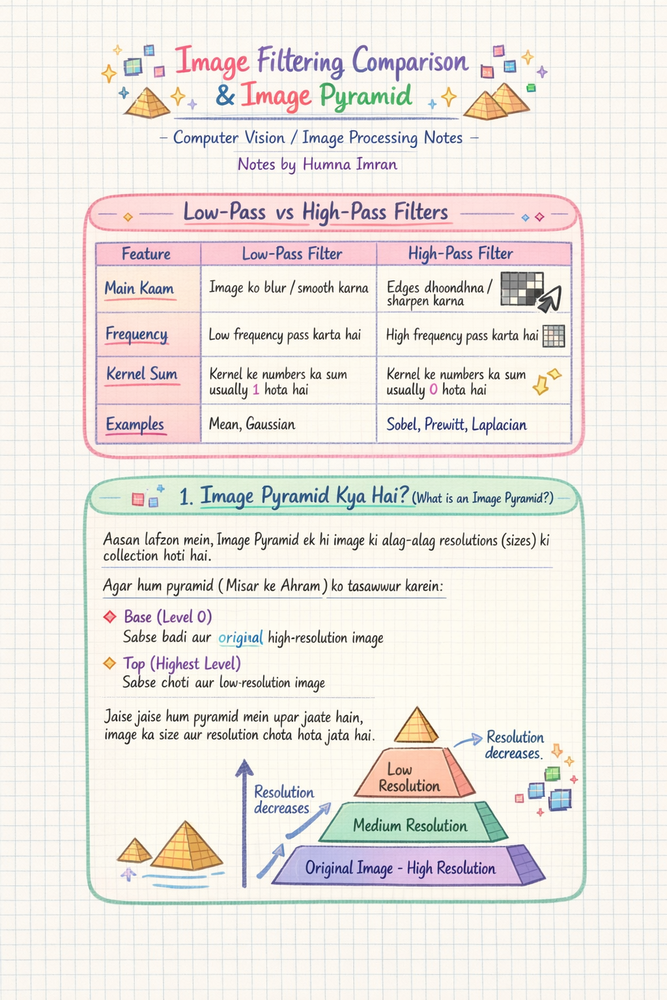
#> input picture Computer Vision/Mids/Notes/20260313_1938_Image Generation_simple_compose_01kkkt3jp5e4ztwzrktdz341en.png, 667 x 1000 px, shrunk from 1024 x 1536 before the run, found by its file name
$ jupyter execute 'watershed segmentation.ipynb'
#> lines starting #> are read from the running program, lines starting #| are printed output that depends on the picture; after the words box and inside, x2 and y2 are one past the last pixel; in counts of white or black regions, pixels touching at a corner belong together
*  cv2 → OpenCV library (used for image processing)
*   numpy → used for arrays (images are stored as arrays)
*   matplotlib.pyplot → used to display images (like graphs)

[cell 1]
import cv2
import numpy as np
from matplotlib import pyplot as plt

*   This module allows us to upload files from our computer
*  Colab stores file in a variable called uploaded

[cell 2]
from google.colab import files
uploaded = files.upload()
#> the answer given: 20260313_1938_Image Generation_simple_compose_01kkkt3jp5e4ztwzrktdz341en.png

*   uploaded.keys()
uploaded is a dictionary (after file upload)
*   .keys() returns file names
*   list(uploaded.keys())
Converts keys into a list
*   [0] Gets the first file name
*   cv2.imread(...)
Reads the image from file name
*   List item

[cell 3]
img = cv2.imread(list(uploaded.keys())[0])
#> img is the input picture: shape (1000, 667, 3); mean B, G, R 226.9, 231.9, 237

*   cv2.cvtColor()
Function used to change color format
*   img
Input image (currently in BGR)
*   cv2.COLOR_BGR2RGB
Converts:
Blue → Red
Green → Green
Red → Blue

[cell 4]
img = cv2.cvtColor(img, cv2.COLOR_BGR2RGB)

*   Converts 3-channel image → 1-channel
*   grayscale image (values 0–255)

[cell 5]
gray = cv2.cvtColor(img, cv2.COLOR_RGB2GRAY)

*   0 → ignored because of OTSU
*   255 → max value
*   THRESH_BINARY_INV → invert colors
*   OTSU → automatically finds best threshold
*   Needed to separate object vs background
cv2.threshold(gray, thresh_value, max_val, type)

[cell 6]
ret, thresh = cv2.threshold(gray, 0, 255, cv2.THRESH_BINARY + cv2.THRESH_OTSU)
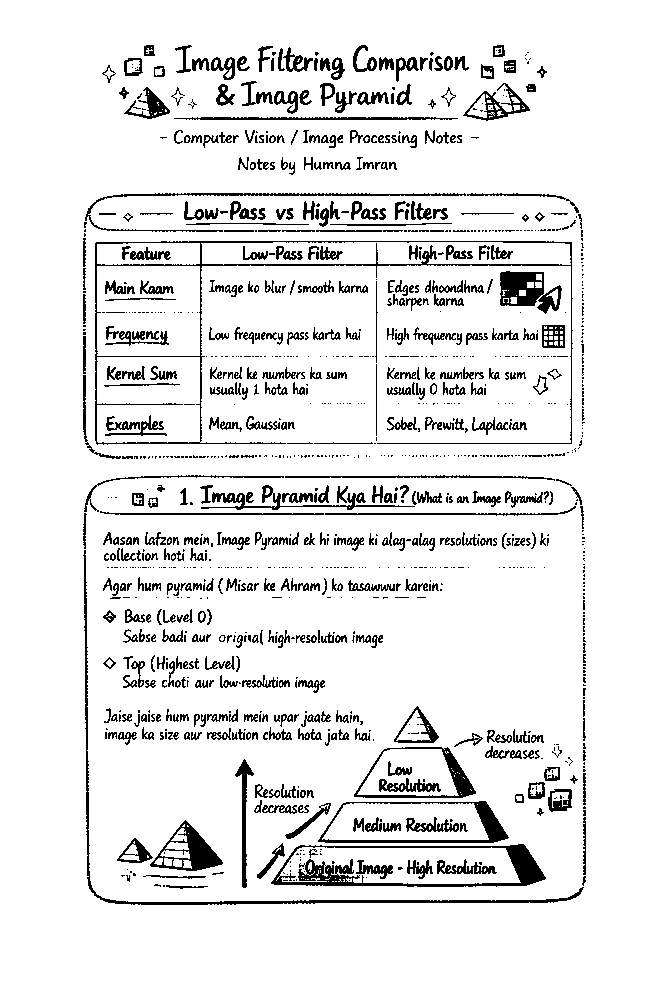
#> thresh: shape (1000, 667); 90.9% white; black in thin lines or dots, all inside (x1, y1, x2, y2) = (83, 45, 586, 905)
#> ret = 189

*   Removes small white noise
*   np.ones((3,3) creates a 3×3 matrix of ones
*   np.uint8 → data type (unsigned 8-bit integer)

[cell 7]
kernel = np.ones((3,3), np.uint8)
opening = cv2.morphologyEx(thresh, cv2.MORPH_OPEN, kernel, iterations=2)
#> opening: shape (1000, 667); 87% white; 221 black regions (58 under 20 px), largest, box (x1, y1, x2, y2) and area: (257, 706, 546, 887) 9675, (83, 475, 586, 905) 9622, (83, 193, 585, 459) 7373

*   Find sure bg

[cell 8]
sure_bg = cv2.dilate(opening, kernel, iterations=3)
#> sure_bg: shape (1000, 667); 97.6% white; 224 black regions (88 under 20 px), largest, box (x1, y1, x2, y2) and area: (366, 782, 460, 801) 923, (277, 864, 360, 883) 911, (321, 804, 503, 845) 637

Calculates distance from nearest zero pixel

[cell 9]
dist_transform = cv2.distanceTransform(opening, cv2.DIST_L2, 5)

Keeps only strong center pixels
FInd sure fg

[cell 10]
ret, sure_fg = cv2.threshold(dist_transform, 0.4 * dist_transform.max(), 255, 0)
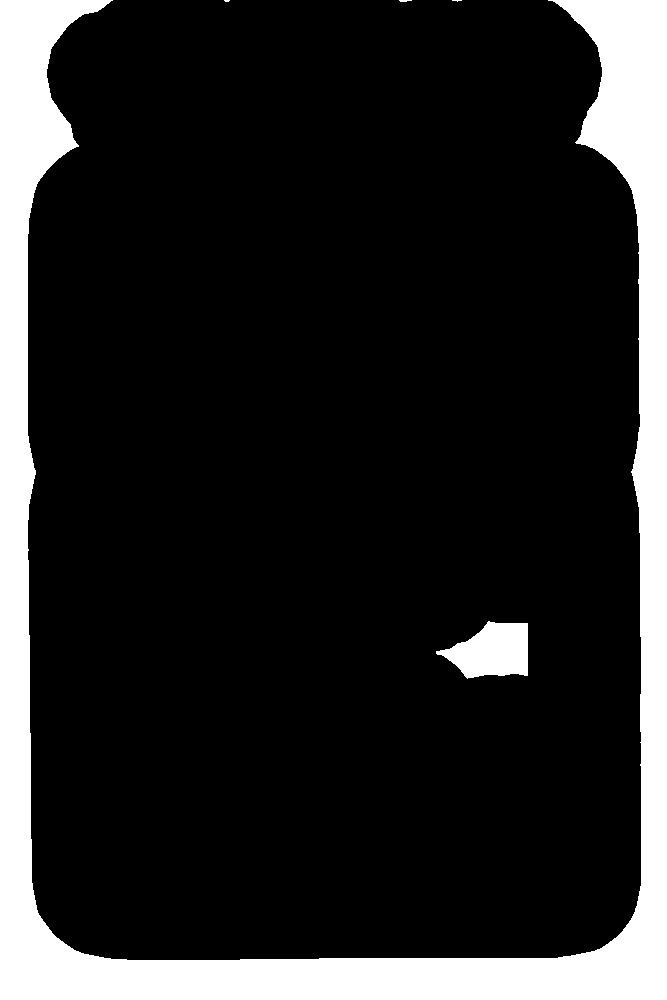
#> sure_fg: shape (1000, 667) float32; 15.5% white; 5 white regions (2 under 20 px), largest, box (x1, y1, x2, y2) and area: (0, 0, 667, 1000) 100138, (436, 621, 528, 679) 3532, (399, 0, 412, 2) 20
#> ret = 55.83

*   Converts foreground to integer
*   Subtracts foreground from background

[cell 11]
sure_fg = np.uint8(sure_fg)
unknown = cv2.subtract(sure_bg, sure_fg)
#> unknown: shape (1000, 667); 82.1% white; 229 black regions (90 under 20 px), largest, box (x1, y1, x2, y2) and area: (0, 0, 667, 1000) 100138, (436, 621, 528, 679) 3532, (366, 782, 460, 801) 923

Labels each object with unique number
*   Background shifted to 1
*   Unknown set to 0

[cell 12]
ret, markers = cv2.connectedComponents(sure_fg)
#> markers: shape (1000, 667) int32; 6 distinct labels, from 0 to 5
#> ret = 6
markers = markers + 1
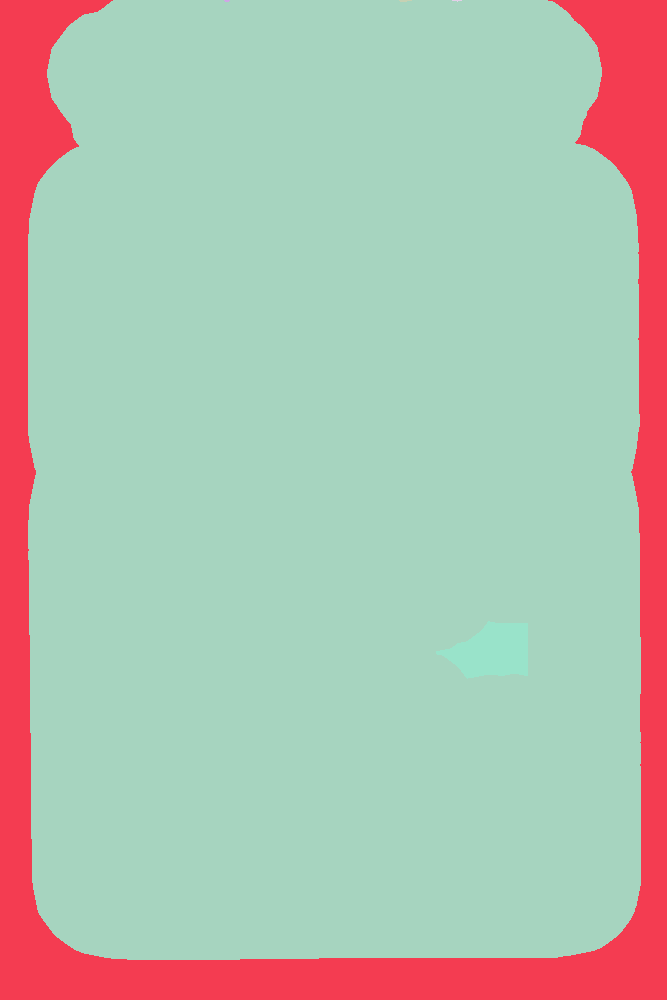
#> markers: shape (1000, 667) int32; 6 distinct labels, from 1 to 6; one colour per label, 0 black
markers[unknown == 255] = 0
#> markers: shape (1000, 667) int32; 7 distinct labels, from 0 to 6

*   Applies watershed segmentation

[cell 13]
markers = cv2.watershed(img, markers)
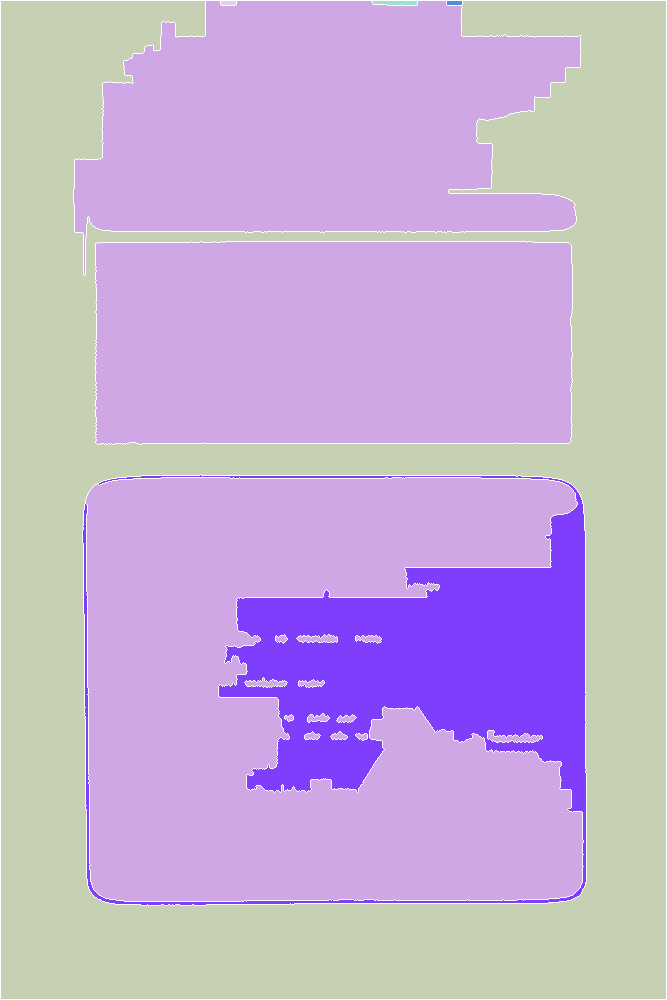
#> markers: shape (1000, 667) int32; 7 distinct labels, from -1 to 6; one colour per label, 0 black, -1 white

*   Pixels with -1 = boundary
*   Color them red

[cell 14]
img[markers == -1] = [0, 255, 0]
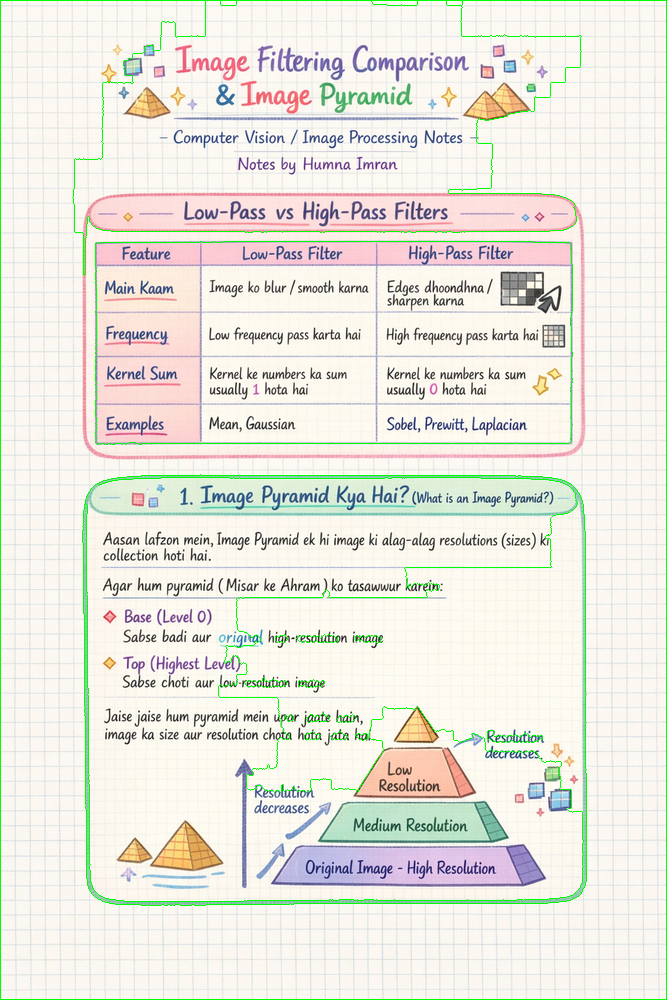
#> img: shape (1000, 667, 3); mean R, G, B 233.4, 232.7, 223.2

$ run again, on Computer Vision/Mids/Notes/20260313_1953_Image Generation_simple_compose_01kkkty2nhf31r60ybgrsp0kgd.png
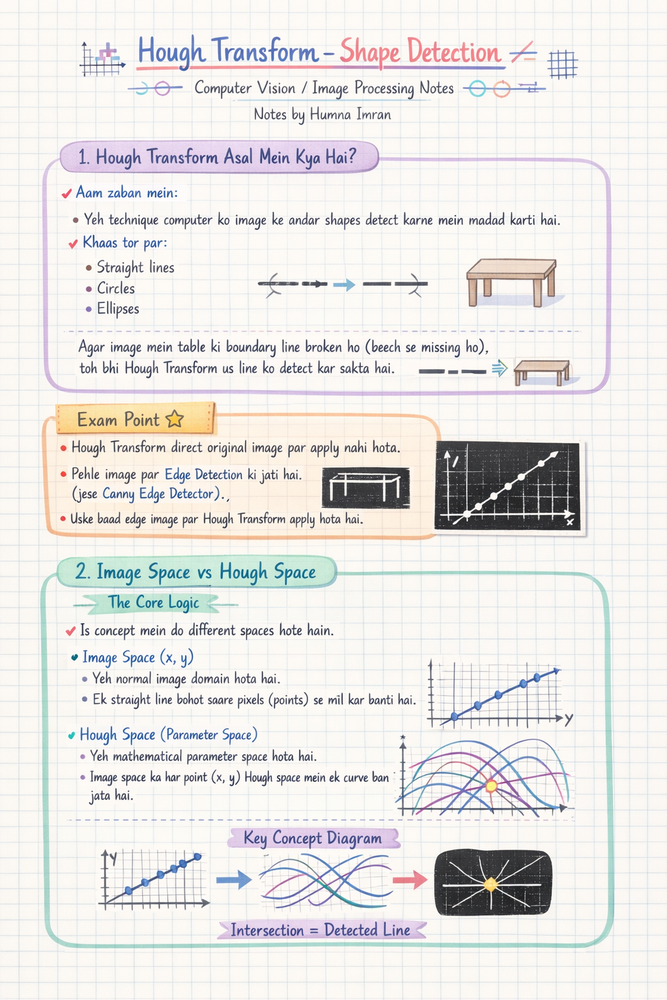
#> input picture Computer Vision/Mids/Notes/20260313_1953_Image Generation_simple_compose_01kkkty2nhf31r60ybgrsp0kgd.png, 667 x 1000 px, shrunk from 1024 x 1536 before the run, found by its file name
#> img is the input picture: shape (1000, 667, 3); mean B, G, R 228.5, 230.3, 232.3
#> `ret, thresh = cv2.threshold(gray, 0, 255, cv2.THRESH_BINARY + cv2.THRE..`:
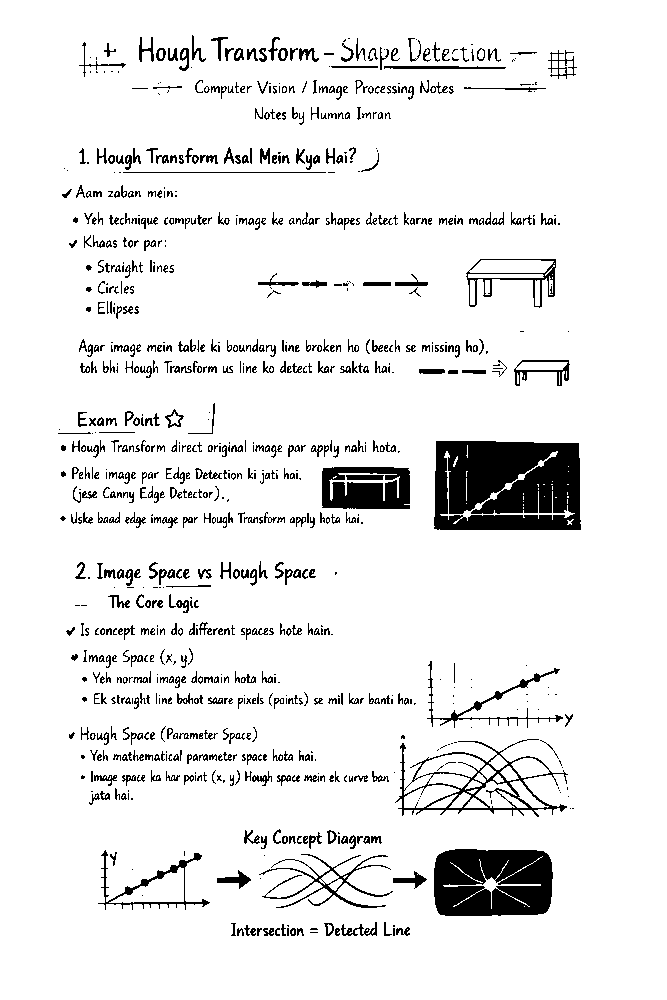
#> thresh: shape (1000, 667); 91.9% white; 929 black regions (377 under 20 px), largest, box (x1, y1, x2, y2) and area: (434, 441, 581, 530) 11799, (434, 849, 553, 916) 7003, (322, 467, 410, 509) 2993
#> `ret, thresh = cv2.threshold(gray, 0, 255, cv2.THRESH_BINARY + cv2.THRE..`: ret = 169
#> opening: shape (1000, 667); 88.9% white; 264 black regions (59 under 20 px), largest, box (x1, y1, x2, y2) and area: (434, 441, 581, 530) 12553, (434, 849, 553, 916) 7416, (322, 467, 410, 524) 3738
#> sure_bg: shape (1000, 667); 96.6% white; 178 black regions (127 under 20 px), largest, box (x1, y1, x2, y2) and area: (437, 444, 578, 527) 10547, (437, 852, 550, 913) 6165, (325, 470, 407, 506) 2899
#> `ret, sure_fg = cv2.threshold(dist_transform, 0.4 * dist_transform.max(..`: ret = 59.4
#> unknown: shape (1000, 667); 83.9% white; 180 black regions (127 under 20 px), largest, box (x1, y1, x2, y2) and area: (0, 0, 667, 1000) 76809, (437, 444, 578, 527) 10547, (0, 0, 42, 426) 7688
#> `ret, markers = cv2.connectedComponents(sure_fg)`: ret = 3
#> `img[markers == -1] = [0, 255, 0]`:
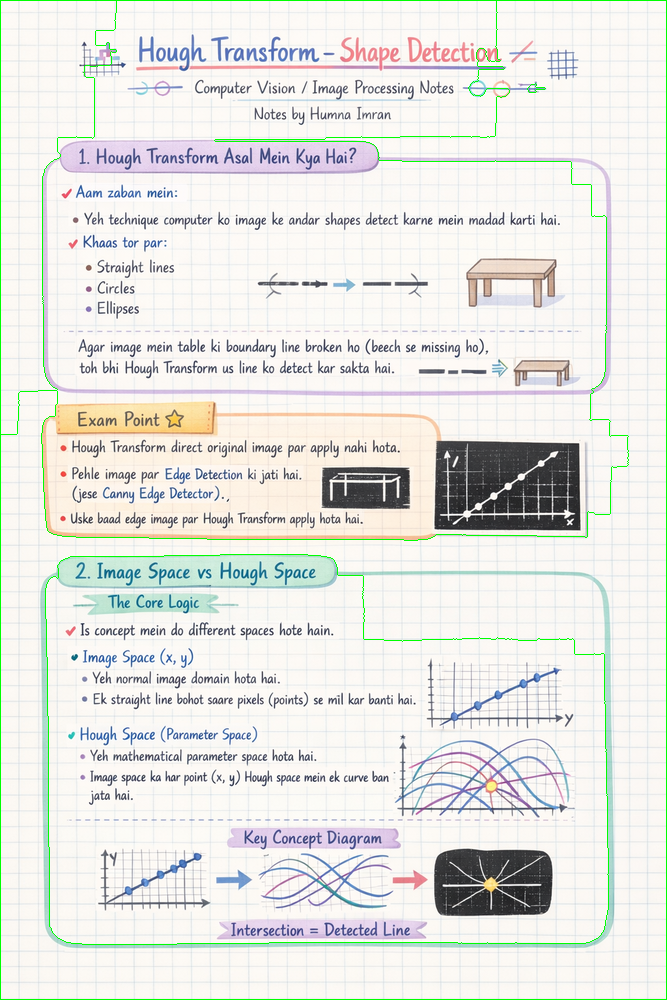
#> img: shape (1000, 667, 3); mean R, G, B 229.6, 230.5, 225.8
